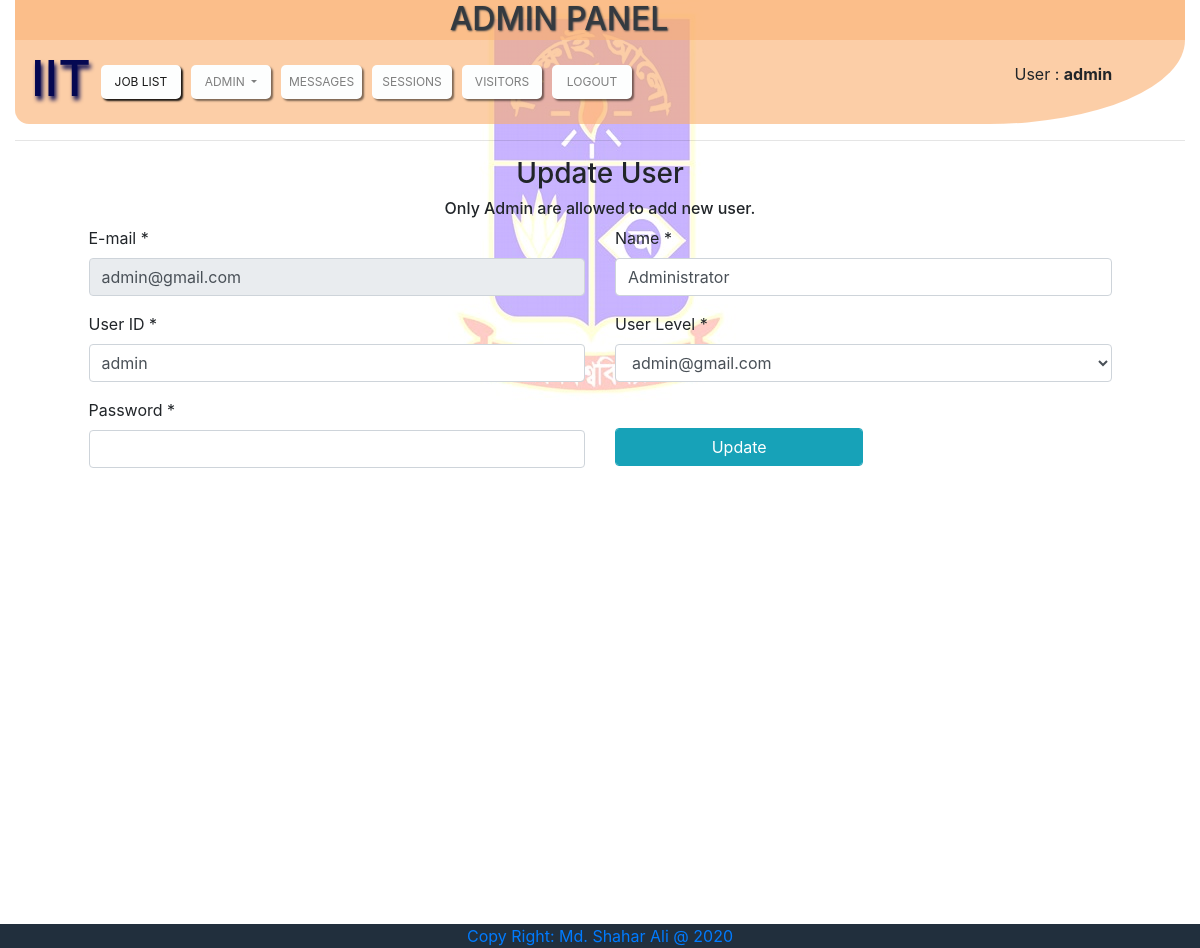
The page /admin/edit_user.php?edit_user_id=admin (signed in) on the database its author committed.
### tables this page shows
CREATE TABLE `tbl_user` (
  `email` varchar(100) NOT NULL,
  `user_id` varchar(20) NOT NULL,
  `password` varchar(255) NOT NULL,
  `name` varchar(100) NOT NULL,
  `level` varchar(10) NOT NULL
);

### lib/Database.php (called while the page is built, shortened)
<?php
Class Database{
	public $host   = "localhost";
	public $user   = "root";
	public $pass   = "";
	public $dbname = "iit_du";
	public $link;
	private function connectDB(){
	$this->link = new mysqli($this->host, $this->user, $this->pass, $this->dbname);
 }
	public function select($query){
		$result = $this->link->query($query) or die($this->link->error.__LINE__);
		if($result->num_rows > 0){
			return $result;
		} else {
			return false;
		}
	}
}

### admin/edit_user.php (the view, shortened to what this page needs)
<?php include 'admin_lib/header.php'; ?>
<hr style="color: black">
<h3>Update User</h3>
<h6>Only Admin are allowed to add new user.</h6>
<div class="row add_user">
<div class="col-md-6 ">
<?php
if(isset($_GET['edit_user_id'])){
	$edit_user_id = $_GET['edit_user_id'];
	$query = "SELECT * FROM tbl_user WHERE user_id = '$edit_user_id'";
	$data = $db->select($query);
	if($data){
		while ($rows = $data->fetch_assoc()) {
			$user_id = $rows['user_id'];
			$email = $rows['email'];
			$name = $rows['name'];
?>
	<form id="add_user" action="edit_user.php" method="POST">
	  <div class="form-group">
	    <label for="name">E-mail *</label>
	    <input type="text" name="email" class="form-control" id="foremail" value="<?php echo $email; ?>" readonly>
	  </div>
	  <div class="form-group">
	    <label for="name">User ID *</label>
	    <input type="text" name="user_id" class="form-control" id="foruser_id"  value="<?php echo $user_id; ?>">
	  </div>
	  <div class="form-group">
	    <label for="name">Password *</label>
	    <input type="password" name="password" class="form-control" id="forpassword"  value="">
	  </div>
	</div>
	<div class="col-md-6 ">
	  <div class="form-group">
	    <label for="name">Name *</label>
	    <input type="text" name="name" class="form-control" id="forname"  value="<?php echo $name; ?>">
	  </div>
	  <div class="form-group">
	    <label for="name">User Level *</label>
	    <select  name="level" class="form-control" id="forlevel" >
	    	<option> <?php echo $email; ?></option>
	    </select>
	  </div>
	  <div class="form-group">
	    <input type="submit" name="update" class="form-control btn btn-info" id="forsubmit" value="Update" onmouseover="foradduser()">
	  </div>
<?php  }} }?>
</div>
</div>
<?php include 'admin_lib/footer.php'; ?>

### assets/css/mystyle.css (style rules this page uses)
.add_user { margin-right: 5%; margin-left: 5%; text-align: left; }
.add_user input[type="submit"] { width: 50%; float: left; margin-top: 30px; }

### admin/admin_lib/header.php (style rules this page uses)
body { background-image: url('../img/du_logo.jpg'); background-repeat: no-repeat; background-position: top; animation: mymove 50s infinite; }

### rows shown on the page
tbl_user: email "admin@gmail.com", user_id "admin", name "Administrator", level "admin@gmail.com"

### other values the page prints
AdminSession::get("user_id") "admin"
